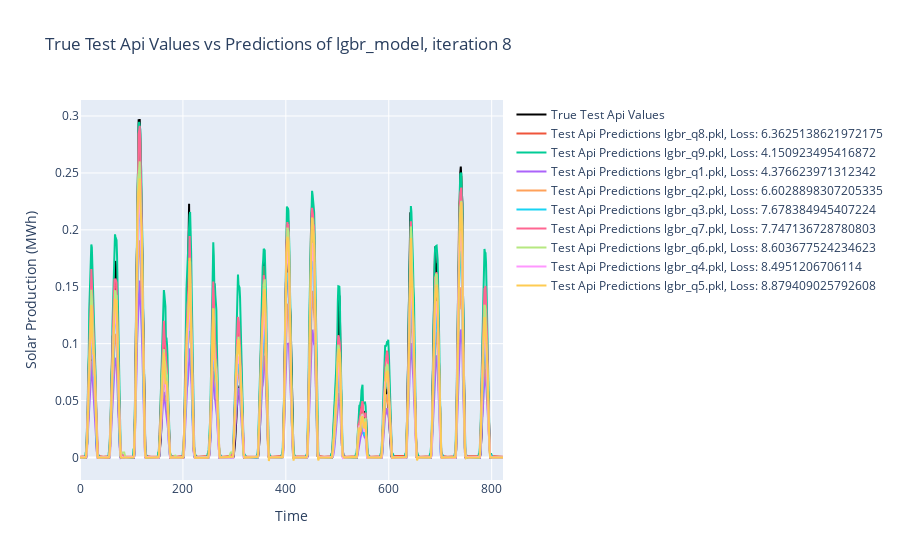

Write notebook code for a chart like this one.
### Code cell
# Load models and plot results
y_test, test_predictions, test_mean_pinball_losses, y_test_api, test_api_predictions, test_api_mean_pinball_losses, model_paths = create_pred(BASE_PATH=BASE_PATH, model_name=model_name, iter=iter)
plot_results(y_test, test_predictions, test_mean_pinball_losses, y_test_api, test_api_predictions, test_api_mean_pinball_losses, model_name=model_name, iter=iter)

### Figure 1 — Plotly figure (JSON) as saved in the notebook; plotly's stock layout.template omitted (floating-point values rounded to 4 significant figures; data arrays with more than 128 entries replaced by an {"elided": "..."} marker saying what was removed)
{"data": [{"line": {"color": "black"}, "mode": "lines", "name": "True Test Api Values", "type": "scatter", "y": {"elided": "823 float values"}}, {"mode": "lines", "name": "Test Api Predictions lgbr_q8.pkl, Loss: 6.3625138621972175", "type": "scatter", "y": {"elided": "823 float values"}}, {"mode": "lines", "name": "Test Api Predictions lgbr_q9.pkl, Loss: 4.150923495416872", "type": "scatter", "y": {"elided": "823 float values"}}, {"mode": "lines", "name": "Test Api Predictions lgbr_q1.pkl, Loss: 4.376623971312342", "type": "scatter", "y": {"elided": "823 float values"}}, {"mode": "lines", "name": "Test Api Predictions lgbr_q2.pkl, Loss: 6.6028898307205335", "type": "scatter", "y": {"elided": "823 float values"}}, {"mode": "lines", "name": "Test Api Predictions lgbr_q3.pkl, Loss: 7.678384945407224", "type": "scatter", "y": {"elided": "823 float values"}}, {"mode": "lines", "name": "Test Api Predictions lgbr_q7.pkl, Loss: 7.747136728780803", "type": "scatter", "y": {"elided": "823 float values"}}, {"mode": "lines", "name": "Test Api Predictions lgbr_q6.pkl, Loss: 8.603677524234623", "type": "scatter", "y": {"elided": "823 float values"}}, {"mode": "lines", "name": "Test Api Predictions lgbr_q4.pkl, Loss: 8.4951206706114", "type": "scatter", "y": {"elided": "823 float values"}}, {"mode": "lines", "name": "Test Api Predictions lgbr_q5.pkl, Loss: 8.879409025792608", "type": "scatter", "y": {"elided": "823 float values"}}], "layout": {"title": {"text": "True Test Api Values vs Predictions of lgbr_model, iteration 8"}, "xaxis": {"title": {"text": "Time"}}, "yaxis": {"title": {"text": "Solar Production (MWh)"}}}}
